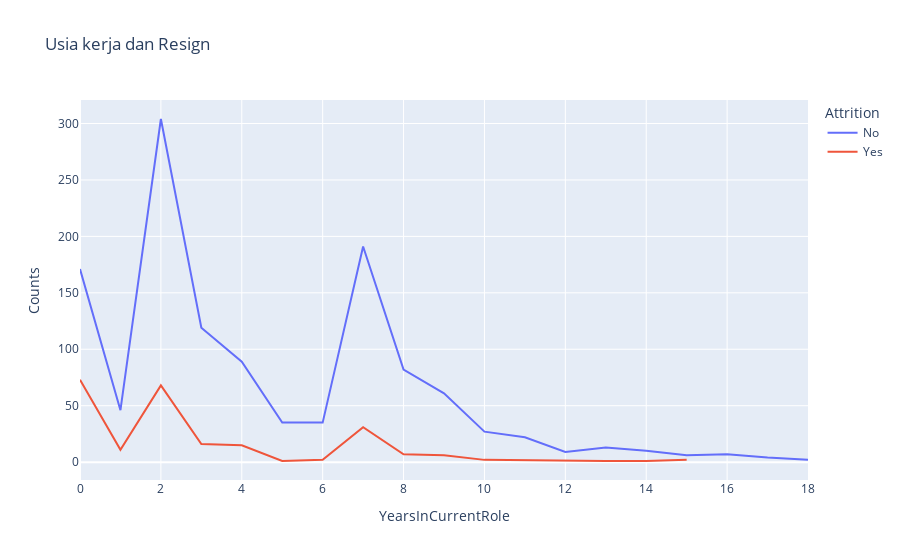

Notebook source saved alongside this figure:
### Markdown cell above
>EnvironmentSatisfaction
1. 'Low'
2. 'Medium'
3. 'High'
4. 'Very High'

Bisa di ambil kesimpulan dari grafik di atas:
1. kenyamanan lingkungan berkerja pada level `High` dan `Very Hight` tidak terlalu berpengaruh pada karyawan yang meninggalkan perusahaan
2. Pada level EnvironmentSatisfaction `Low`  berbedaan orang yang resign dan tidak resign mencapai 100 orang 
3. Bisa di ambil kesimpulan saat EnvironmentSatisfaction `Low` meningkatkan keinginan seseorang untuk resign

### Code cell
yrscr_att=df0.groupby(['YearsInCurrentRole','Attrition']).apply(lambda x:x['DailyRate'].count()).reset_index(name='Counts')
px.line(yrscr_att,x='YearsInCurrentRole',y='Counts',color='Attrition',title='Usia kerja dan Resign')

### Figure 1 — Plotly figure (JSON) as saved in the notebook; plotly's stock layout.template omitted (floating-point values rounded to 4 significant figures)
{"data": [{"hovertemplate": "Attrition=No<br>YearsInCurrentRole=%{x}<br>Counts=%{y}<extra></extra>", "legendgroup": "No", "line": {"color": "#636efa", "dash": "solid"}, "marker": {"symbol": "circle"}, "mode": "lines", "name": "No", "orientation": "v", "showlegend": true, "type": "scatter", "x": [0, 1, 2, 3, 4, 5, 6, 7, 8, 9, 10, 11, 12, 13, 14, 15, 16, 17, 18], "xaxis": "x", "y": [171, 46, 304, 119, 89, 35, 35, 191, 82, 61, 27, 22, 9, 13, 10, 6, 7, 4, 2], "yaxis": "y"}, {"hovertemplate": "Attrition=Yes<br>YearsInCurrentRole=%{x}<br>Counts=%{y}<extra></extra>", "legendgroup": "Yes", "line": {"color": "#EF553B", "dash": "solid"}, "marker": {"symbol": "circle"}, "mode": "lines", "name": "Yes", "orientation": "v", "showlegend": true, "type": "scatter", "x": [0, 1, 2, 3, 4, 5, 6, 7, 8, 9, 10, 12, 13, 14, 15], "xaxis": "x", "y": [73, 11, 68, 16, 15, 1, 2, 31, 7, 6, 2, 1, 1, 1, 2], "yaxis": "y"}], "layout": {"legend": {"title": {"text": "Attrition"}, "tracegroupgap": 0}, "title": {"text": "Usia kerja dan Resign"}, "xaxis": {"anchor": "y", "domain": [0, 1], "title": {"text": "YearsInCurrentRole"}}, "yaxis": {"anchor": "x", "domain": [0, 1], "title": {"text": "Counts"}}}}
